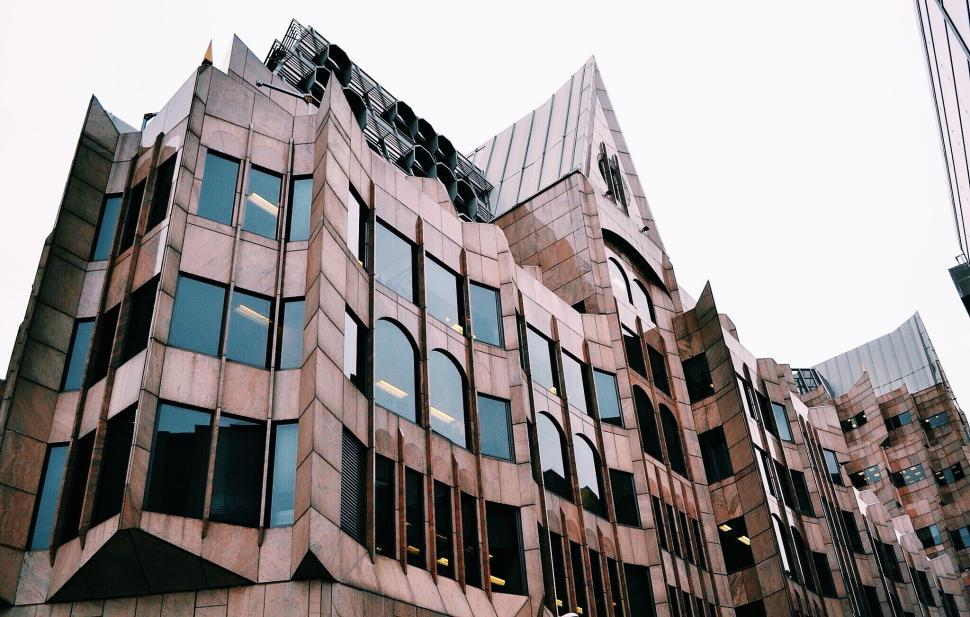
#> input picture Assignment_2/image_filtering/edge_detector.jpg, 970 x 617 px
$ jupyter execute --allow-errors image_filtering_zeba.ipynb   (shell and % lines are left out)
#> lines starting #> are read from the running program, lines starting #| are printed output that depends on the picture
# Image Processing Using Opencv
---
### Install Opencv
- Example on MacOS
```console
$ pip3 --version
pip 24.0 from /opt/anaconda3/lib/python3.12/site-packages/pip (python 3.12)
$ python3 --version
Python 3.12.4
$ pip3 install opencv-python
Collecting opencv-python
  Downloading opencv-python-4.11.0.86.tar.gz (95.2 MB)
     ━━━━━━━━━━━━━━━━━━━━━━━━━━━━━━━━━━━━━━━━ 95.2/95.2 MB 2.7 MB/s eta 0:00:00
  Installing build dependencies ... done
  Getting requirements to build wheel ... done
  Installing backend dependencies ... done
  Preparing metadata (pyproject.toml) ... done
Requirement already satisfied: numpy>=1.21.2 in /opt/anaconda3/lib/python3.12/site-packages (from opencv-python) (1.26.4)
Building wheels for collected packages: opencv-python
  Building wheel for opencv-python (pyproject.toml) ... done
  Created wheel for opencv-python: filename=opencv_python-4.11.0.86-cp312-cp312-macosx_10_16_x86_64.whl size=27595148 sha256=0fc6f3f12d5b5f0a5a54d870de9e866aaf59484b11dfcce77a8aece5a4f393e9
  Stored in directory: /Users/bshen2/Library/Caches/pip/wheels/be/bd/d5/425eca52f204ab4b1ad7ac23c79e7a0458ee178056e4350265
Successfully built opencv-python
Installing collected packages: opencv-python
Successfully installed opencv-python-4.11.0.86
```
---
### Filtering through Convolution
Let's use convolution for the following image processing:
- Edge Detection
- Feature Extraction
- Blurring &rarr; Scaling

### Import resources and display image

[cell 1]
import matplotlib.pyplot as plt
import matplotlib.image as mpimg

import cv2
import numpy as np


# Read in the image
#> (the rest of this cell did not finish here and is left out)

### Convert the image to grayscale

#> (a cell that did not finish here is left out)

### Convolution Through a Kernel

Image convolution is a mathematical operation where a small matrix (called a kernel or filter) slides over an image, performing element-wise multiplications and summing the results to produce a new pixel value. This process helps extract features such as edges, textures, and patterns by emphasizing specific spatial structures in the image. Convolution is widely used in image processing and deep learning, particularly in convolutional neural networks (CNNs) for feature detection.

Here we practice applying image convolution using traditional image processing operations.
1. **Select a Kernel (Filter):** Choose a small matrix (e.g., 3x3 or 5x5) with predefined values for a specific operation (e.g., edge detection, blurring).

2. **Slide the Kernel Over the Image:** Move the kernel across the image, covering one region at a time.

3. **Compute the Element-Wise Product:** Multiply each value in the kernel with the corresponding pixel values in the image region.

4. **Sum the Products:** Add up all the multiplied values to obtain a single new pixel value.

5. **Store the Result:** Place the computed value into the corresponding location in the output image.

6. **Repeat for Entire Image:** Continue the process by shifting the kernel until every pixel has been processed.

Here is a common 3×3 kernel for edge detection, which detects edges in a specific direction, vertical and horizontal:

**Vertical Edge Detection Kernel:**
>$
K_x =
\begin{bmatrix}
-1 & 0 & 1 \\
-1 & 0 & 1 \\
-1 & 0 & 1
\end{bmatrix}
$

**Horizontal Edge Detection Kernel:**
>$
K_y =
\begin{bmatrix}
-1 & -1 & -1 \\
0 & 0 & 0 \\
1 & 1 & 1
\end{bmatrix}
$

These kernels are convolved with an image to highlight vertical and horizontal edges, respectively.

Applying a filter like this to an image is a way of **taking (an approximation) of the derivative of the image** in the x or y direction, separately.

[cell 3]
# Create a custom kernel

# 3x3 array for edge detection
horizon = np.array([[ -1, -1, -1],
                    [  0,  0,  0],
                    [  1,  1,  1]])
#> horizon = [[-1, -1, -1], [0, 0, 0], [1, 1, 1]]

## TODO: Create and apply a vertical edge detection operator
vertica = np.array([[ -1, 0, 1],
                    [ -1, 0, 1],
                    [ -1, 0, 1]])

diag_45 = np.array([[ -2, -1, 0],
                    [ -1,  0, 1],
                    [  0,  1, 2]])

diag135 = np.array([[ 0, -1, -2],
                    [ 1,  0, -1],
                    [ 2,  1,  0]])

fig = plt.figure(figsize=(24,24))
# Filter the image using filter2D, which has inputs: (grayscale image, bit-depth, kernel)
#> (the rest of this cell did not finish here and is left out)

[cell 4]
# Create a custom kernel for blurring

# 2x2 kernel for averaging blurring
S2x2 = np.array([[ 1, 1],
                 [ 1, 1]])

fig = plt.figure(figsize=(48, 12))
fig.add_subplot(4,1,1)
#> (the rest of this cell did not finish here and is left out)

### TODO

Other image processing/filtering you can try:
- Other Edge Detector (e.g. Sobel Operator)
A common 3×3 kernel for edge detection is the **Sobel operator**, which detects edges in a specific direction. Below are the Sobel kernels for detecting vertical and horizontal edges:

**Vertical Edge Detection Kernel:**
> $
K_x =
\begin{bmatrix}
-1 & 0 & 1 \\
-2 & 0 & 2 \\
-1 & 0 & 1
\end{bmatrix}
$

**Horizontal Edge Detection Kernel:**
> $
K_y =
\begin{bmatrix}
-1 & -2 & -1 \\
0 & 0 & 0 \\
1 & 2 & 1
\end{bmatrix}
$

These kernels are convolved with an image to highlight vertical and horizontal edges, respectively.

- Corner Detection (use the kernels we discussed in slides)
- Scaling (after the blurring, can you pick one pixel out of the following?)
  - 2x2
  - 4x4
- Use other images of your choice
- For a challenge, see if you can put the image through a series of filters: first one that blurs the image (takes an average of pixels), and then one that detects the edges.

[cell 5]
#Sobel Edge Detection (New Edge Detector)

from google.colab import files
uploaded = files.upload()
#> the answer given: edge_detector.jpg

image = cv2.imread('edge_detector.jpg', cv2.IMREAD_GRAYSCALE)
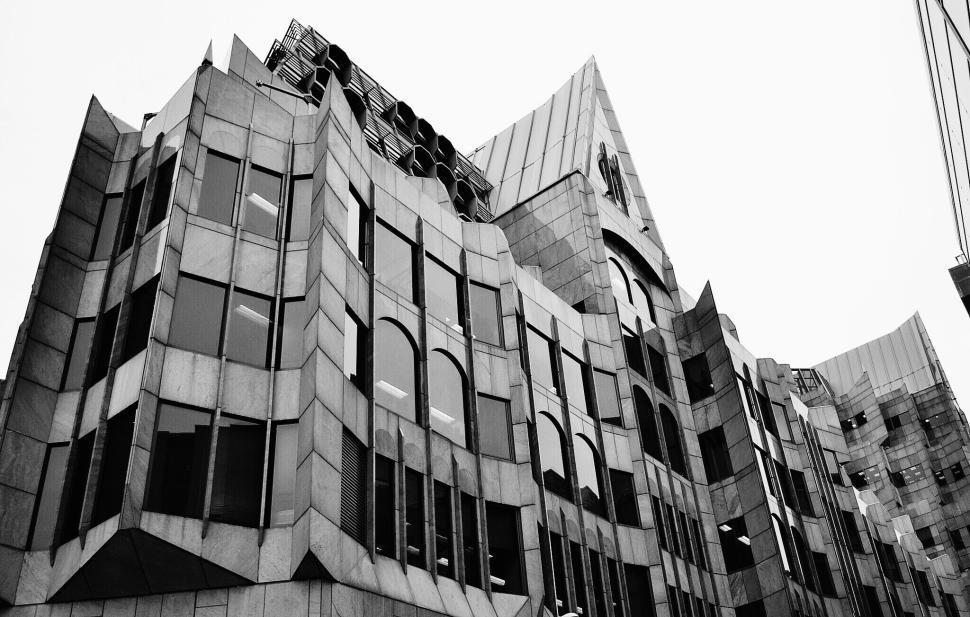
#> image: shape (617, 970); min 0, max 255, mean 145.3

if image is None:
    print("Error: Image not found. Check the filename and directory path.")
else:
    print("Image loaded successfully!")

sobel_x = np.array([[-1, 0, 1],
                    [-2, 0, 2],
                    [-1, 0, 1]])

sobel_y = np.array([[-1, -2, -1],
                    [0,  0,  0],
                    [1,  2,  1]])

sobel_x_filtered = cv2.filter2D(image, -1, sobel_x)
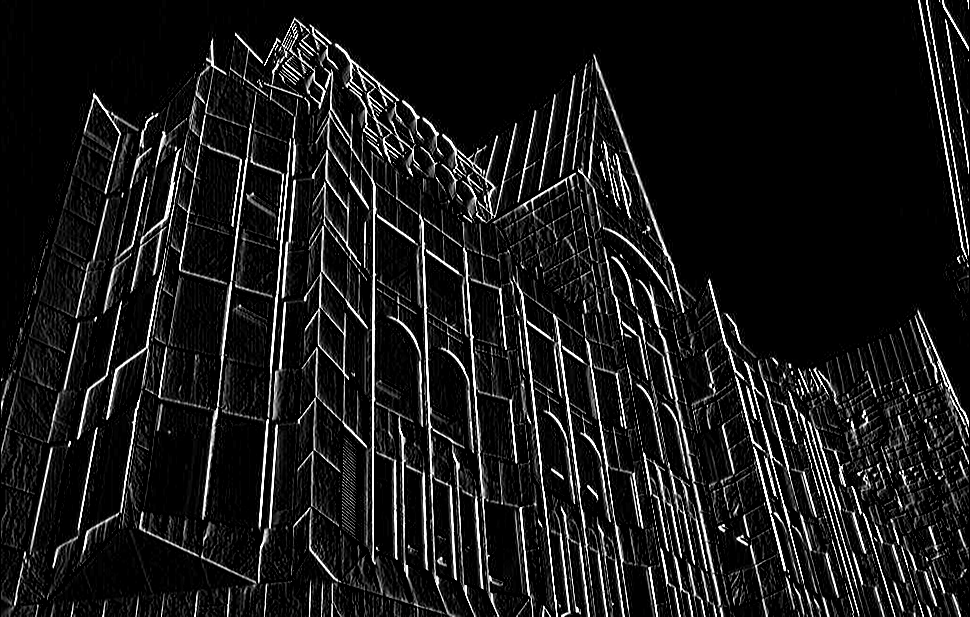
#> sobel_x_filtered: shape (617, 970); min 0, max 255, mean 25
sobel_y_filtered = cv2.filter2D(image, -1, sobel_y)
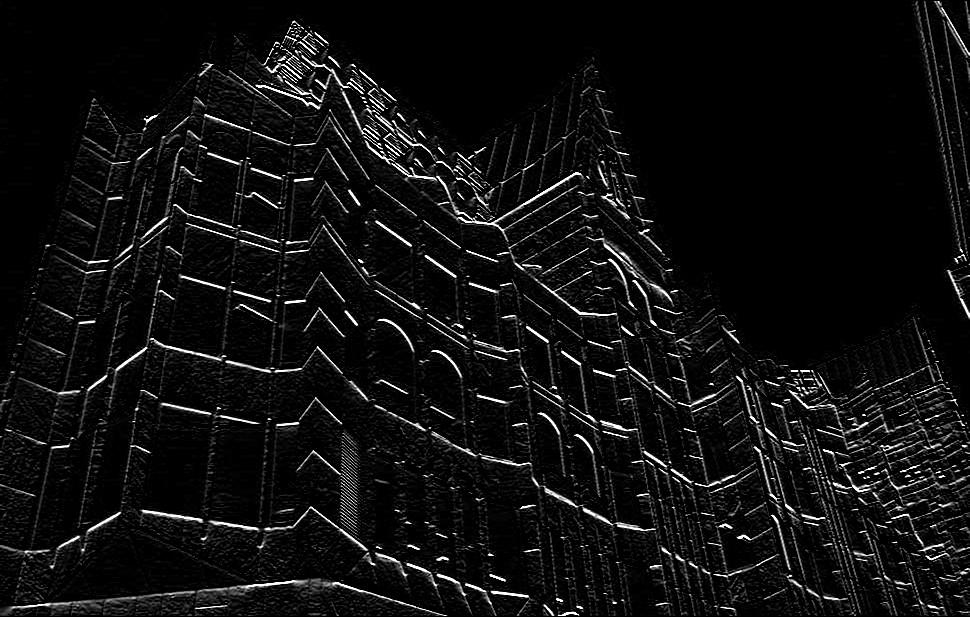
#> sobel_y_filtered: shape (617, 970); min 0, max 255, mean 15.3

fig = plt.figure(figsize=(12,12))
fig.add_subplot(1,2,1)
plt.imshow(sobel_x_filtered, cmap='gray')
plt.title('Sobel X')

fig.add_subplot(1,2,2)
plt.imshow(sobel_y_filtered, cmap='gray')
plt.title('Sobel Y')

plt.show()
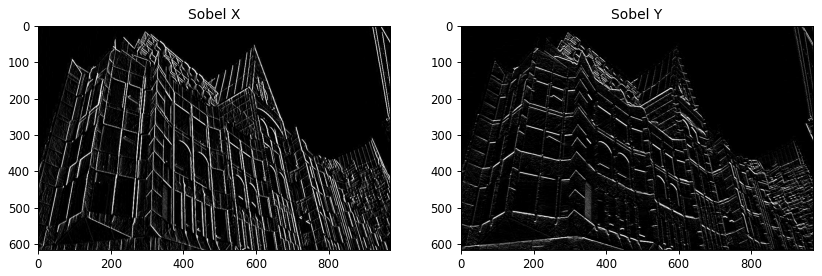
#> figure drawn by matplotlib, 2 panels

[cell 6]
#Corner Detection
image = cv2.imread('edge_detector.jpg', cv2.IMREAD_GRAYSCALE)
corners = cv2.cornerHarris(image, 2, 3, 0.04)
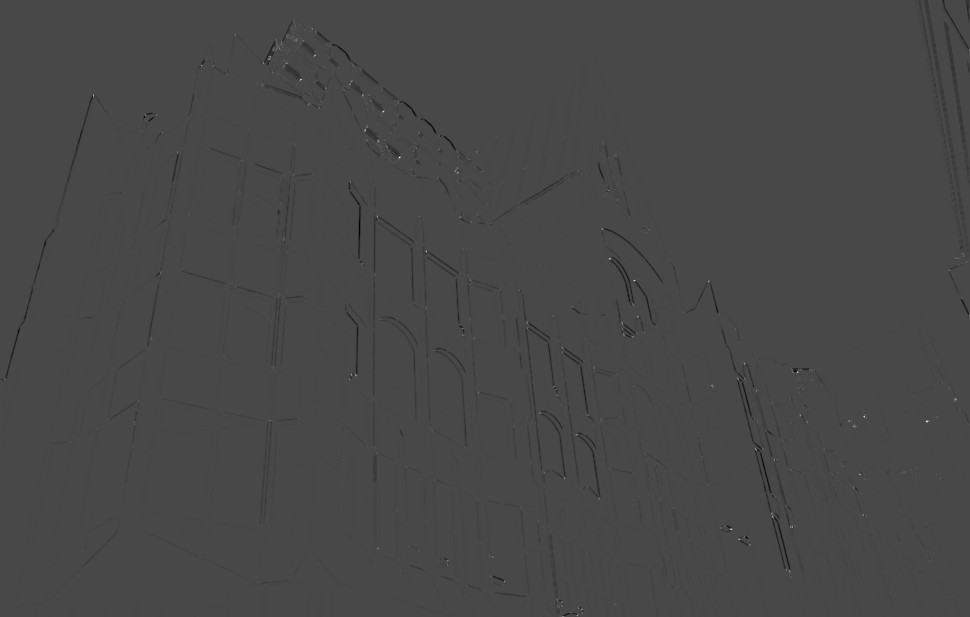
#> corners: shape (617, 970) float32; min -0.0216, max 0.0549, mean -0.000129; drawn with min black and max white
plt.imshow(corners, cmap='gray')
plt.title('Harris Corner Detection')
plt.show()

[cell 7]
# Scaling (After Blurring)
image = cv2.imread('edge_detector.jpg', cv2.IMREAD_GRAYSCALE)

S2x2 = np.array([[1, 1], [1, 1]]) / 4.0
blurred_image = cv2.filter2D(image, -1, S2x2)

scaled_2x2 = blurred_image[::2, ::2]
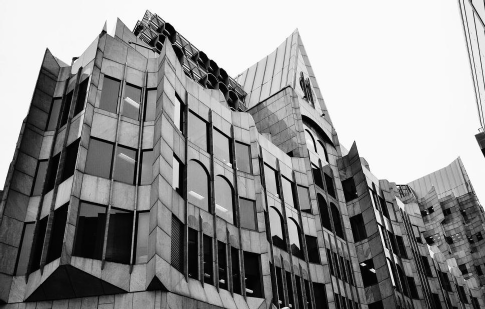
#> scaled_2x2: shape (309, 485); min 0, max 254, mean 145.5
scaled_4x4 = blurred_image[::4, ::4]
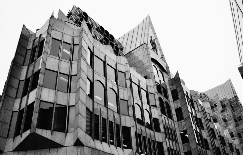
#> scaled_4x4: shape (155, 243); min 0, max 254, mean 145.5

fig = plt.figure(figsize=(12,12))
fig.add_subplot(1,2,1)
plt.imshow(scaled_2x2, cmap='gray')
plt.title('2x2 Scaling')

fig.add_subplot(1,2,2)
plt.imshow(scaled_4x4, cmap='gray')
plt.title('4x4 Scaling')

plt.show()

[cell 8]
# Apply Multiple Filters in a Sequence

image = cv2.imread('edge_detector.jpg', cv2.IMREAD_GRAYSCALE)

S3x3 = np.ones((3, 3), dtype=np.float32)

# Apply Blurring (Averaging Filter)
blurred = cv2.filter2D(image, -1, S3x3 / 9.0)
edges_after_blur = cv2.filter2D(blurred, -1, sobel_x)
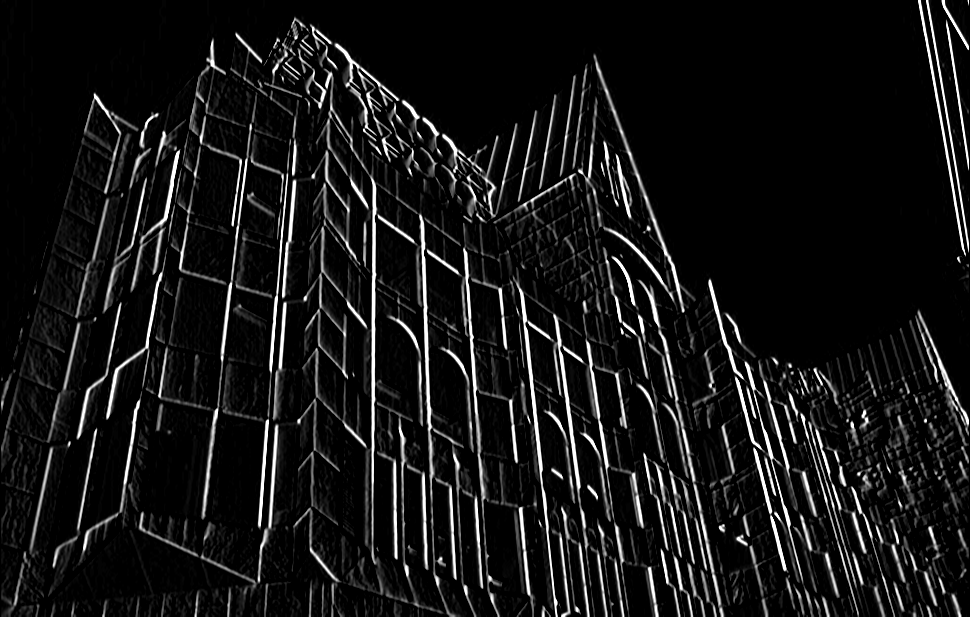
#> edges_after_blur: shape (617, 970); min 0, max 255, mean 21.8

plt.imshow(edges_after_blur, cmap='gray')
plt.title('Edge Detection After Blurring')
plt.show()

$ run again, with Assignment_2/image_filtering/kernel.jpg copied over Assignment_2/image_filtering/edge_detector.jpg
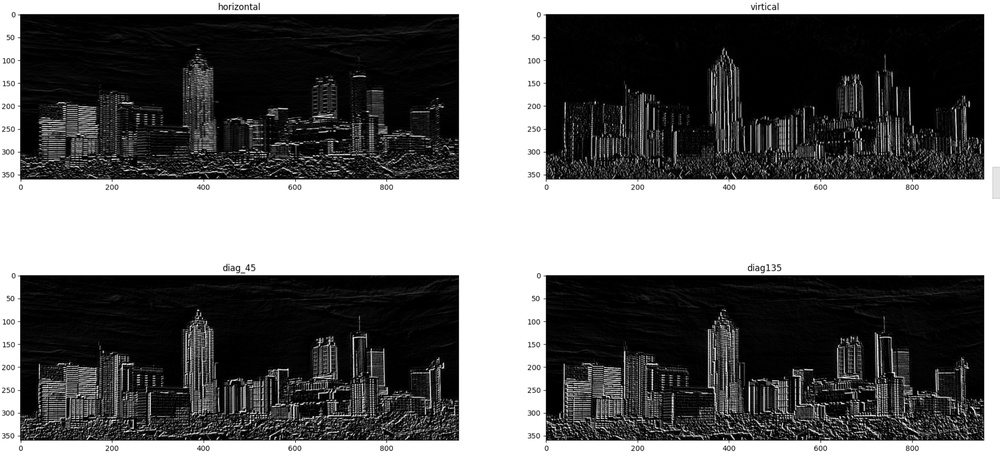
#> input picture Assignment_2/image_filtering/kernel.jpg, 1000 x 464 px, shrunk from 2502 x 1160 before the run
#> horizon = [[-1, -1, -1], [0, 0, 0], [1, 1, 1]]
#> image is the input picture: shape (464, 1000); min 0, max 255, mean 109.7
#> `corners = cv2.cornerHarris(image, 2, 3, 0.04)`:
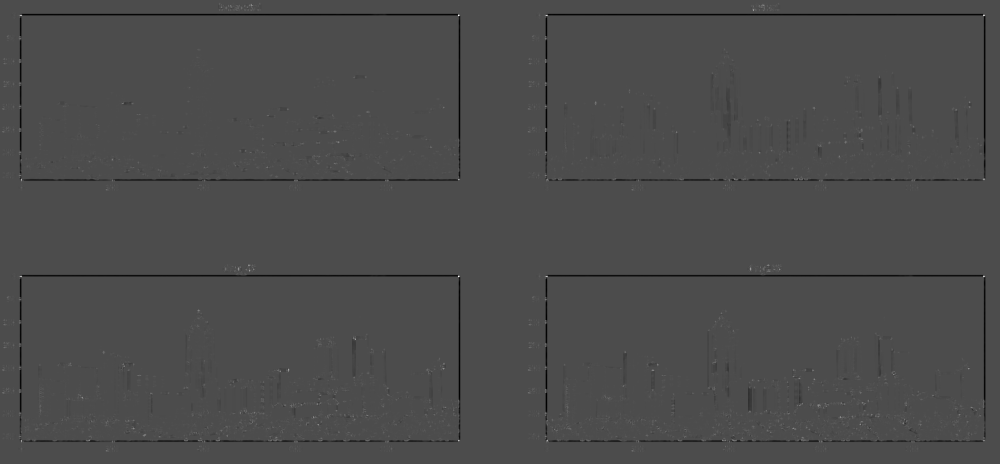
#> corners: shape (464, 1000) float32; min -0.0278, max 0.0647, mean -0.000269; drawn with min black and max white
#> `edges_after_blur = cv2.filter2D(blurred, -1, sobel_x)`:
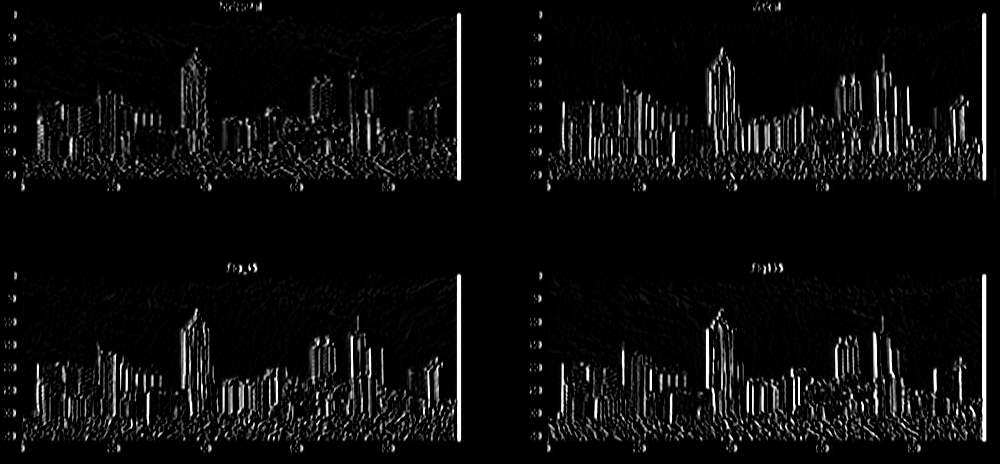
#> edges_after_blur: shape (464, 1000); min 0, max 255, mean 12.7
